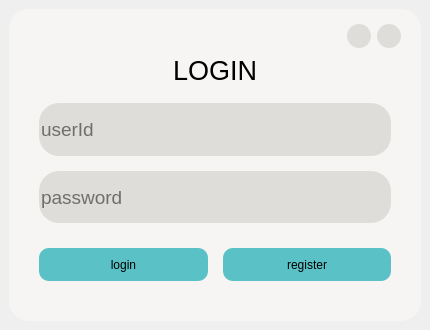
<?xml version="1.0" encoding="UTF-8"?>
<ui version="4.0">
 <class>HomePage</class>
 <widget class="QDialog" name="HomePage">
  <property name="geometry">
   <rect>
    <x>0</x>
    <y>0</y>
    <width>430</width>
    <height>330</height>
   </rect>
  </property>
  <property name="sizePolicy">
   <sizepolicy hsizetype="Expanding" vsizetype="Expanding">
    <horstretch>0</horstretch>
    <verstretch>0</verstretch>
   </sizepolicy>
  </property>
  <property name="minimumSize">
   <size>
    <width>0</width>
    <height>0</height>
   </size>
  </property>
  <property name="maximumSize">
   <size>
    <width>16777215</width>
    <height>16777215</height>
   </size>
  </property>
  <property name="windowTitle">
   <string>HomePage</string>
  </property>
  <property name="styleSheet">
   <string notr="true"/>
  </property>
  <layout class="QGridLayout" name="gridLayout">
   <property name="leftMargin">
    <number>9</number>
   </property>
   <property name="topMargin">
    <number>9</number>
   </property>
   <property name="rightMargin">
    <number>9</number>
   </property>
   <property name="bottomMargin">
    <number>9</number>
   </property>
   <property name="spacing">
    <number>0</number>
   </property>
   <item row="0" column="0">
    <widget class="QWidget" name="mainWidget" native="true">
     <property name="sizePolicy">
      <sizepolicy hsizetype="Preferred" vsizetype="Preferred">
       <horstretch>0</horstretch>
       <verstretch>0</verstretch>
      </sizepolicy>
     </property>
     <property name="styleSheet">
      <string notr="true">background-color: rgb(246, 245, 244);
border-radius:20px;</string>
     </property>
     <layout class="QVBoxLayout" name="verticalLayout_5">
      <property name="spacing">
       <number>0</number>
      </property>
      <property name="leftMargin">
       <number>10</number>
      </property>
      <property name="topMargin">
       <number>10</number>
      </property>
      <property name="rightMargin">
       <number>10</number>
      </property>
      <property name="bottomMargin">
       <number>10</number>
      </property>
      <item>
       <layout class="QVBoxLayout" name="verticalLayout_2">
        <property name="spacing">
         <number>0</number>
        </property>
        <item>
         <widget class="QWidget" name="titleWidget" native="true">
          <property name="styleSheet">
           <string notr="true"/>
          </property>
          <layout class="QVBoxLayout" name="verticalLayout_4">
           <property name="leftMargin">
            <number>0</number>
           </property>
           <property name="topMargin">
            <number>0</number>
           </property>
           <property name="rightMargin">
            <number>0</number>
           </property>
           <property name="bottomMargin">
            <number>0</number>
           </property>
           <item>
            <layout class="QHBoxLayout" name="horizontalLayout_2">
             <property name="leftMargin">
              <number>0</number>
             </property>
             <property name="topMargin">
              <number>5</number>
             </property>
             <property name="rightMargin">
              <number>10</number>
             </property>
             <property name="bottomMargin">
              <number>5</number>
             </property>
             <item>
              <spacer name="horizontalSpacer">
               <property name="orientation">
                <enum>Qt::Horizontal</enum>
               </property>
               <property name="sizeHint" stdset="0">
                <size>
                 <width>326</width>
                 <height>20</height>
                </size>
               </property>
              </spacer>
             </item>
             <item>
              <widget class="QPushButton" name="pushButton_2">
               <property name="sizePolicy">
                <sizepolicy hsizetype="Fixed" vsizetype="Fixed">
                 <horstretch>0</horstretch>
                 <verstretch>0</verstretch>
                </sizepolicy>
               </property>
               <property name="minimumSize">
                <size>
                 <width>24</width>
                 <height>24</height>
                </size>
               </property>
               <property name="maximumSize">
                <size>
                 <width>24</width>
                 <height>24</height>
                </size>
               </property>
               <property name="font">
                <font>
                 <pointsize>11</pointsize>
                </font>
               </property>
               <property name="styleSheet">
                <string notr="true">QPushButton{background-color: rgb(222, 221, 218);border-radius:12px;}QPushButton:hover{background-color: rgb(192, 191, 188);border-radius:12px;}

QPushButton:press{background-color: rgb(192, 191, 188);border-radius:12px;}
</string>
               </property>
               <property name="text">
                <string/>
               </property>
              </widget>
             </item>
             <item>
              <widget class="QPushButton" name="closePushButton">
               <property name="sizePolicy">
                <sizepolicy hsizetype="Fixed" vsizetype="Fixed">
                 <horstretch>0</horstretch>
                 <verstretch>0</verstretch>
                </sizepolicy>
               </property>
               <property name="minimumSize">
                <size>
                 <width>24</width>
                 <height>24</height>
                </size>
               </property>
               <property name="maximumSize">
                <size>
                 <width>24</width>
                 <height>24</height>
                </size>
               </property>
               <property name="styleSheet">
                <string notr="true">QPushButton{background-color: rgb(222, 221, 218);border-radius:12px;}QPushButton:hover{background-color: rgb(192, 191, 188);border-radius:12px;}

QPushButton:press{background-color: rgb(192, 191, 188);border-radius:12px;}
</string>
               </property>
               <property name="text">
                <string/>
               </property>
              </widget>
             </item>
            </layout>
           </item>
          </layout>
         </widget>
        </item>
        <item>
         <widget class="QWidget" name="mainDisplayWidget" native="true">
          <layout class="QHBoxLayout" name="horizontalLayout_3">
           <property name="spacing">
            <number>0</number>
           </property>
           <property name="leftMargin">
            <number>10</number>
           </property>
           <property name="topMargin">
            <number>0</number>
           </property>
           <property name="rightMargin">
            <number>10</number>
           </property>
           <property name="bottomMargin">
            <number>10</number>
           </property>
           <item>
            <layout class="QVBoxLayout" name="verticalLayout" stretch="2,3,3,3">
             <property name="spacing">
              <number>15</number>
             </property>
             <property name="leftMargin">
              <number>10</number>
             </property>
             <property name="topMargin">
              <number>0</number>
             </property>
             <property name="rightMargin">
              <number>10</number>
             </property>
             <property name="bottomMargin">
              <number>10</number>
             </property>
             <item>
              <widget class="QLabel" name="label">
               <property name="font">
                <font>
                 <pointsize>20</pointsize>
                </font>
               </property>
               <property name="text">
                <string>&lt;html&gt;&lt;head/&gt;&lt;body&gt;&lt;p align=&quot;center&quot;&gt;LOGIN&lt;/p&gt;&lt;/body&gt;&lt;/html&gt;</string>
               </property>
               <property name="alignment">
                <set>Qt::AlignCenter</set>
               </property>
              </widget>
             </item>
             <item>
              <widget class="QtMaterialAutoComplete" name="userIdLineEdit">
               <property name="sizePolicy">
                <sizepolicy hsizetype="Expanding" vsizetype="Expanding">
                 <horstretch>0</horstretch>
                 <verstretch>0</verstretch>
                </sizepolicy>
               </property>
               <property name="maximumSize">
                <size>
                 <width>16777215</width>
                 <height>16777215</height>
                </size>
               </property>
               <property name="font">
                <font>
                 <pointsize>14</pointsize>
                </font>
               </property>
               <property name="focusPolicy">
                <enum>Qt::StrongFocus</enum>
               </property>
               <property name="autoFillBackground">
                <bool>false</bool>
               </property>
               <property name="styleSheet">
                <string notr="true">background-color: rgb(222, 221, 218);</string>
               </property>
               <property name="inputMethodHints">
                <set>Qt::ImhHiddenText|Qt::ImhNoAutoUppercase|Qt::ImhNoPredictiveText|Qt::ImhSensitiveData</set>
               </property>
               <property name="frame">
                <bool>true</bool>
               </property>
               <property name="placeholderText">
                <string>userId</string>
               </property>
              </widget>
             </item>
             <item>
              <widget class="QtMaterialAutoComplete" name="pwdLineEdit">
               <property name="sizePolicy">
                <sizepolicy hsizetype="Expanding" vsizetype="Expanding">
                 <horstretch>0</horstretch>
                 <verstretch>0</verstretch>
                </sizepolicy>
               </property>
               <property name="maximumSize">
                <size>
                 <width>16777215</width>
                 <height>16777215</height>
                </size>
               </property>
               <property name="font">
                <font>
                 <pointsize>14</pointsize>
                </font>
               </property>
               <property name="focusPolicy">
                <enum>Qt::StrongFocus</enum>
               </property>
               <property name="styleSheet">
                <string notr="true">background-color: rgb(222, 221, 218);</string>
               </property>
               <property name="echoMode">
                <enum>QLineEdit::Password</enum>
               </property>
               <property name="placeholderText">
                <string>password</string>
               </property>
              </widget>
             </item>
             <item>
              <layout class="QHBoxLayout" name="horizontalLayout">
               <property name="topMargin">
                <number>10</number>
               </property>
               <property name="bottomMargin">
                <number>10</number>
               </property>
               <item>
                <widget class="QtMaterialFlatButton" name="loginPushButton">
                 <property name="sizePolicy">
                  <sizepolicy hsizetype="Minimum" vsizetype="Expanding">
                   <horstretch>0</horstretch>
                   <verstretch>0</verstretch>
                  </sizepolicy>
                 </property>
                 <property name="focusPolicy">
                  <enum>Qt::ClickFocus</enum>
                 </property>
                 <property name="styleSheet">
                  <string notr="true">background-color: rgb(90, 194, 198);
border-radius:10px;</string>
                 </property>
                 <property name="text">
                  <string>login</string>
                 </property>
                </widget>
               </item>
               <item>
                <widget class="QtMaterialFlatButton" name="registerPushButton">
                 <property name="sizePolicy">
                  <sizepolicy hsizetype="Minimum" vsizetype="Expanding">
                   <horstretch>0</horstretch>
                   <verstretch>0</verstretch>
                  </sizepolicy>
                 </property>
                 <property name="focusPolicy">
                  <enum>Qt::ClickFocus</enum>
                 </property>
                 <property name="styleSheet">
                  <string notr="true">background-color: rgb(90, 194, 198);
border-radius:10px;</string>
                 </property>
                 <property name="text">
                  <string>register</string>
                 </property>
                </widget>
               </item>
              </layout>
             </item>
            </layout>
           </item>
          </layout>
         </widget>
        </item>
       </layout>
      </item>
     </layout>
    </widget>
   </item>
  </layout>
 </widget>
 <customwidgets>
  <customwidget>
   <class>QtMaterialAutoComplete</class>
   <extends>QLineEdit</extends>
   <header location="global">qtmaterialautocomplete.h</header>
  </customwidget>
  <customwidget>
   <class>QtMaterialFlatButton</class>
   <extends>QPushButton</extends>
   <header location="global">qtmaterialflatbutton.h</header>
  </customwidget>
 </customwidgets>
 <resources/>
 <connections/>
</ui>
